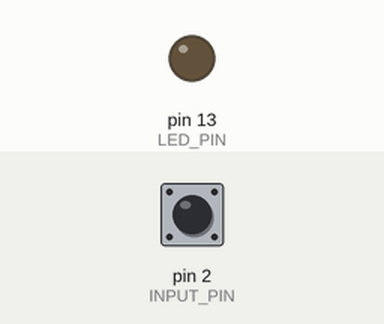
This sketch was run on a simulated Arduino Nano, built with avr-gcc and run on an emulated ATmega328P. Parts: output pins drawn as LEDs (lit = HIGH). The test bench sets the inputs (shaded band); at power-on: pin 2 (INPUT_PIN) HIGH. What the sketch prints to the serial monitor is not drawn.

Above: at 2.8 s.
2.9 s: pin 2 (INPUT_PIN) pulled LOW for 1.2 s
At 3.35 s:
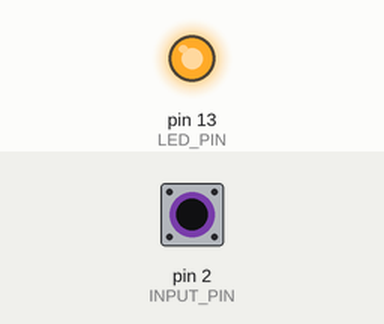
Timing chart, 0 to 5.9 s (numbered marks = the images above; inputs shaded):
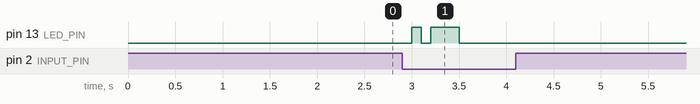

Measured:
- after the input at 2.9 s, pin 13 (LED_PIN): LOW → HIGH after 0.10 s, → LOW 0.10 s later, → HIGH 0.10 s later, → LOW 0.30 s later

The sketch:

stufaRelay.ino
```cpp
// (licence header left out)
#define LED_PIN 13 // DEBUG LED (default: pin D13 for Arduino nano)
#define INPUT_PIN 2 // PIN TO WATCH (default: pin D2)

volatile byte state = HIGH;

enum RwmsType {
  RWMS_RAM = 0x00,
  RWMS_EEPROM = 0x20,
};

void debug_blink()
{
  pinMode(LED_PIN, OUTPUT);
  digitalWrite(LED_PIN, HIGH);
  delay(100);
  digitalWrite(LED_PIN, LOW);
  delay(100);
  digitalWrite(LED_PIN, HIGH);
  delay(300);
  digitalWrite(LED_PIN, LOW);
  delay(300);
}

// Sends serial data using micronova's protocol and verifies response.
// Returns true on successful response.
bool sendRwms(RwmsType type, uint16_t address, byte value) {
  byte packet[4];
  packet[0] = 0x80 + type + ((address>>8)&0xff);
  packet[1] = address & 0xff;
  packet[2] = value;
  packet[3] = (packet[0]+packet[1]+packet[2])&0xff; //checksum
  Serial.write(packet, sizeof(packet));

  byte resp[2];
  if (Serial.readBytes(resp, sizeof(resp)) == sizeof(resp)) {
    return resp[0] == packet[1] && resp[1] == packet[2];
  }

  return false;
}

void turnOn() {
  debug_blink();
  sendRwms(RWMS_RAM, 0x21, 1);
  delay(10000); // block for some time
}

void turnOff() {
  debug_blink();
  sendRwms(RWMS_RAM, 0x21, 0);
  delay(10000); // block for some time
}

void setup() {
 // serup serial to 1200 baud 8N2
 Serial.begin(1200, SERIAL_8N2);

 // set INPUT_PIN as input
 pinMode(INPUT_PIN, INPUT_PULLUP);
}

void loop() {
  // read pin state
  byte val = digitalRead(INPUT_PIN);

  // if the current pin state is different to the known one
  if (val != state) {
    state = val;

    if (val == LOW) {
      // turn on if pin is LOW (0V)
      turnOn();
    } else {
      // turn off if pin is HIGH (~3 - 5V)
      turnOff();
    }
  }

  delay(1000); // wait for 1 second before checking again
}
```
